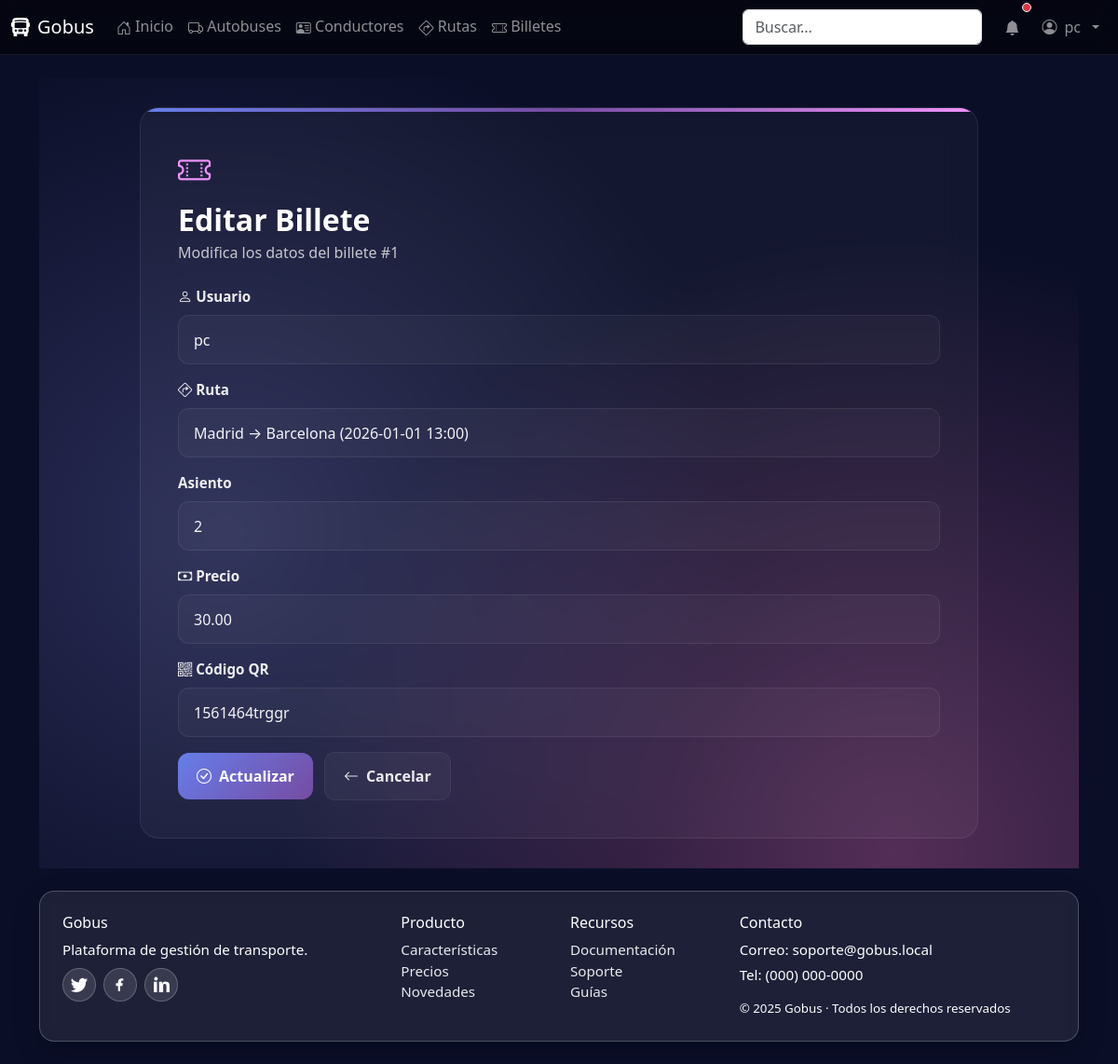
/billetes/1/editar/ (signed in), run on the app's committed database.
### core/models.py (models this page shows, shortened)
class Billete(models.Model):
    usuario = models.ForeignKey(settings.AUTH_USER_MODEL, on_delete=models.CASCADE, related_name="billetes")
    ruta = models.ForeignKey(Ruta, on_delete=models.PROTECT, related_name="billetes")
    asiento = models.PositiveIntegerField()
    precio = models.DecimalField(max_digits=10, decimal_places=2)
    fecha_compra = models.DateTimeField(auto_now_add=True)
    codigo_qr = models.CharField(max_length=120, blank=True)

### core/views.py (the view)
# urls.py: path('billetes/<int:pk>/editar/', views.billete_edit, name='billete_edit'),
@login_required
def billete_edit(request, pk):
    billete = get_object_or_404(Billete, pk=pk)
    if request.method == 'POST':
        form = BilleteForm(request.POST, instance=billete)
        if form.is_valid():
            billete = form.save()
            messages.success(request, f'Billete #{billete.id} actualizado exitosamente.')
            return redirect('billete_list')
    else:
        form = BilleteForm(instance=billete)
    context = {
        'form': form,
        'billete': billete,
        'title': 'Editar Billete',
        'action': 'Actualizar'
    }
    return render(request, 'core/billetes/billete_form.html', context)

### core/models.py (called while the page is built)
    def __str__(self) -> str:
        return f"{self.origen} → {self.destino} ({self.hora_salida:%Y-%m-%d %H:%M})"

### core/templates/core/billetes/billete_form.html (shortened to what this page needs)
{% extends 'base.html' %}
{% load static %}
{% block head_extra %}
<link href="{% static 'core/css/home-modern.css' %}" rel="stylesheet">
<link href="{% static 'core/css/crud.css' %}" rel="stylesheet">
{% endblock %}
{% block content %}
<div class="form-container">
  <div class="form-card">
    <div class="form-icon">
      <i class="bi bi-ticket-perforated"></i>
    </div>
    <div class="form-header">
      <h1 class="form-title">{{ title }}</h1>
      <p class="form-subtitle">
        {% if billete %}
          Modifica los datos del billete #{{ billete.id }}
        {% else %}
          Ingresa los datos para registrar un nuevo billete
        {% endif %}
      </p>
    </div>
    <form method="post">
      <div class="form-group">
        <label for="{{ form.usuario.id_for_label }}" class="form-label">
          <i class="bi bi-person"></i> Usuario
        </label>
        {{ form.usuario }}
      </div>
      <div class="form-group">
        <label for="{{ form.ruta.id_for_label }}" class="form-label">
          <i class="bi bi-sign-turn-right"></i> Ruta
        </label>
        {{ form.ruta }}
      </div>
      <div class="form-group">
        <label for="{{ form.asiento.id_for_label }}" class="form-label">
           Asiento
        </label>
        {{ form.asiento }}
      </div>
      <div class="form-group">
        <label for="{{ form.precio.id_for_label }}" class="form-label">
          <i class="bi bi-cash"></i> Precio
        </label>
        {{ form.precio }}
      </div>
      <div class="form-group">
        <label for="{{ form.codigo_qr.id_for_label }}" class="form-label">
          <i class="bi bi-qr-code"></i> Código QR
        </label>
        {{ form.codigo_qr }}
      </div>
      <div class="form-actions">
        <button type="submit" class="btn-submit">
          <i class="bi bi-check-circle"></i>
          {{ action }}
        </button>
        <a href="{% url 'billete_list' %}" class="btn-cancel">
          <i class="bi bi-arrow-left"></i>
          Cancelar
        </a>
      </div>
    </form>
  </div>
</div>
{% endblock %}

### templates/base.html (shortened to what this page needs)
{% load static %}
<!doctype html>
<html lang="es">
  <head>
    <link href="https://cdn.jsdelivr.net/npm/bootstrap@5.3.3/dist/css/bootstrap.min.css" rel="stylesheet">
    <link href="https://cdn.jsdelivr.net/npm/bootstrap-icons@1.11.3/font/bootstrap-icons.min.css" rel="stylesheet">
      <link href="{% static 'core/css/base.css' %}" rel="stylesheet">
    {% block head_extra %}{% endblock %}
  </head>
  <body>
    <nav class="navbar gobus-navbar navbar-expand-lg navbar-dark">
      <div class="container-fluid">
        <a class="navbar-brand d-flex align-items-center gap-2" href="/">
          <i class="bi bi-bus-front-fill"></i>
          <span>Gobus</span>
        </a>
        <div class="collapse navbar-collapse" id="navbarNav">
          <ul class="navbar-nav me-auto mb-2 mb-lg-0">
            <li class="nav-item"><a class="nav-link" href="/"><i class="bi bi-house-door"></i> Inicio</a></li>
            <li class="nav-item"><a class="nav-link" href="/autobuses"><i class="bi bi-truck"></i> Autobuses</a></li>
            <li class="nav-item"><a class="nav-link" href="/conductores"><i class="bi bi-person-vcard"></i> Conductores</a></li>
            <li class="nav-item"><a class="nav-link" href="/rutas"><i class="bi bi-sign-turn-right"></i> Rutas</a></li>
            <li class="nav-item"><a class="nav-link" href="/billetes"><i class="bi bi-ticket-perforated"></i> Billetes</a></li>
          </ul>
          <form class="d-flex me-3" role="search">
            <input class="form-control" type="search" placeholder="Buscar..." aria-label="Buscar">
          </form>
          <ul class="navbar-nav align-items-center">
            <li class="nav-item me-2">
              <a class="nav-link position-relative" href="#" aria-label="Notificaciones">
                <i class="bi bi-bell-fill"></i>
                <span class="position-absolute top-0 start-100 translate-middle p-1 bg-danger border border-light rounded-circle">
                </span>
              </a>
            </li>
            {% if user.is_authenticated %}
            <li class="nav-item dropdown custom-user-dropdown">
              <a class="nav-link dropdown-toggle d-flex align-items-center gap-2" href="#" role="button" data-bs-toggle="dropdown" aria-expanded="false" data-bs-boundary="viewport" data-bs-display="static">
                <i class="bi bi-person-circle"></i> {{ user.username|default:"Usuario" }}
              </a>
            </li>
            {% else %}
            <li class="nav-item"><a class="nav-link" href="{% url 'login' %}"><i class="bi bi-box-arrow-in-right"></i> Entrar</a></li>
            {% endif %}
          </ul>
        </div>
      </div>
    </nav>
    <main class="container py-4">
      {% block content %}{% endblock %}
    </main>
    <footer class="container pb-4 site-footer">
      <div class="glass p-4">
        <div class="row g-4">
          <div class="col-md-4">
            <h6>Gobus</h6>
            <p class="mb-2">Plataforma de gestión de transporte.</p>
            <div class="d-flex gap-2 social">
              <a href="#" aria-label="Twitter" title="Twitter">
              </a>
              <a href="#" aria-label="Facebook" title="Facebook">
                <svg xmlns="http://www.w3.org/2000/svg" width="18" height="18" fill="currentColor" viewBox="0 0 16 16"><path d="M9 6.5V5c0-.5.4-1 1-1h1V2H9C7.3 2 6 3.3 6 5v1.5H4V9h2v5h2V9h2l.5-2.5H8z"/></svg>
              </a>
              <a href="#" aria-label="LinkedIn" title="LinkedIn">
                <svg xmlns="http://www.w3.org/2000/svg" width="18" height="18" fill="currentColor" viewBox="0 0 16 16"><path d="M1.5 1.5A1.5 1.5 0 1 1 4.5 3 1.5 1.5 0 0 1 1.5 1.5zM1 5h3v10H1zM6 5h3v1.7h.1A3.3 3.3 0 0 1 12.9 5C15 5 16 6.3 16 8.9V15h-3V9.5c0-1.4-.5-2.3-1.6-2.3-.9 0-1.3.6-1.5 1.1V15H6z"/></svg>
              </a>
            </div>
          </div>
          <div class="col-6 col-md-2">
            <h6>Producto</h6>
            <ul class="list-unstyled mb-0">
              <li><a class="footer-link" href="#">Características</a></li>
              <li><a class="footer-link" href="#">Precios</a></li>
              <li><a class="footer-link" href="#">Novedades</a></li>
            </ul>
          </div>
          <div class="col-6 col-md-2">
            <h6>Recursos</h6>
            <ul class="list-unstyled mb-0">
              <li><a class="footer-link" href="#">Documentación</a></li>
              <li><a class="footer-link" href="#">Soporte</a></li>
              <li><a class="footer-link" href="#">Guías</a></li>
            </ul>
          </div>
          <div class="col-md-4">
            <h6>Contacto</h6>
            <p class="mb-1">Correo: soporte@gobus.local</p>
            <p class="mb-3">Tel: (000) 000-0000</p>
            <small class="d-block">© {{ now|default:2025 }} Gobus · Todos los derechos reservados</small>
          </div>
        </div>
      </div>
    </footer>
  </body>
</html>

### core/static/core/css/base.css (style rules this page uses)
body { min-height: 100vh; background: linear-gradient(135deg, #0d6efd 0%, #6610f2 50%, #6f42c1 100%); background-attachment: fixed; }
.glass { background: rgba(255, 255, 255, 0.08); border: 1px solid rgba(255, 255, 255, 0.22); border-radius: 16px; backdrop-filter: blur(8px); -webkit-backdrop-filter: blur(8px); box-shadow: 0 10px 30px rgba(0, 0, 0, 0.2); color: #fff; }
.navbar.gobus-navbar { background: rgba(0, 0, 0, 0.55) !important; backdrop-filter: blur(10px); -webkit-backdrop-filter: blur(10px); border-bottom: 1px solid rgba(255, 255, 255, 0.08); position: sticky; top: 0; z-index: 3000; overflow: visible; isolation: isolate; }
.navbar .bi { vertical-align: -0.125em; }
main.container { padding-top: 2rem; padding-bottom: 2rem; }
.site-footer { color: rgba(255, 255, 255, 0.9); font-size: 0.95rem; }
.footer-link { color: rgba(255, 255, 255, 0.9); text-decoration: none; }
.social a { display: inline-flex; align-items: center; justify-content: center; width: 36px; height: 36px; border-radius: 50%; background: rgba(255, 255, 255, 0.12); border: 1px solid rgba(255, 255, 255, 0.22); color: #fff; text-decoration: none; }
.custom-user-dropdown { position: static !important; }
.navbar, .navbar .container-fluid, .navbar-collapse { overflow: visible !important; }
.glass { position: relative; z-index: 0; }

### core/static/core/css/home-modern.css (style rules this page uses)
body { background: #0a0e27 !important; background-image: radial-gradient( circle at 20% 50%, rgba(120, 119, 198, 0.3) 0%, transparent 50% ), radial-gradient( circle at 80% 80%, rgba(255, 119, 198, 0.3) 0%, transparent 50% ), radial-gradient( circle at 40% 20%, rgba(255, 219, 98, 0.2) 0%, transparent 50% ); background-attachment: fixed; }

### core/static/core/css/crud.css (style rules this page uses)
.form-container { min-height: 100vh; background: #0a0e27; background-image: radial-gradient(circle at 20% 50%, rgba(120, 119, 198, 0.3) 0%, transparent 50%), radial-gradient(circle at 80% 80%, rgba(255, 119, 198, 0.3) 0%, transparent 50%); background-attachment: fixed; padding: 2rem 0; display: flex; align-items: center; justify-content: center; }
.form-card { background: rgba(255, 255, 255, 0.04); border-radius: 20px; padding: 2.5rem; border: 1px solid rgba(255, 255, 255, 0.08); backdrop-filter: blur(18px); max-width: 900px; width: 100%; position: relative; overflow: hidden; }
.form-card::before { content: ""; position: absolute; top: 0; left: 0; right: 0; height: 4px; background: linear-gradient(90deg, #667eea, #764ba2, #f093fb); }
.form-header { text-align: left; margin-bottom: 1.5rem; }
.form-icon { font-size: 2.2rem; color: #f093fb; display: inline-flex; align-items: center; justify-content: center; margin-bottom: 0.5rem; }
.form-title { font-size: 2rem; font-weight: 800; color: white; margin: 0 0 0.25rem 0; }
.form-subtitle { color: rgba(255, 255, 255, 0.75); margin: 0 0 1rem 0; }
.form-group { margin-bottom: 1rem; }
.form-label { display: block; color: rgba(255, 255, 255, 0.92); font-weight: 700; margin-bottom: 0.5rem; font-size: 0.95rem; }
.form-card input[type="text"], .form-card input[type="number"], .form-card input[type="time"], .form-card select, .form-card textarea, .form-card .form-control { width: 100%; padding: 0.85rem 1rem; border-radius: 12px; border: 1px solid rgba(255, 255, 255, 0.08); background: rgba(255, 255, 255, 0.03); color: rgba(255, 255, 255, 0.95); outline: none; transition: all 0.18s ease; }
.form-actions { display: flex; gap: 0.75rem; align-items: center; margin-top: 1rem; }
.btn-submit, .btn-cancel { padding: 0.8rem 1.25rem; border-radius: 12px; font-weight: 700; text-decoration: none; display: inline-flex; align-items: center; gap: 0.5rem; }
.btn-submit { background: linear-gradient(135deg, #667eea 0%, #764ba2 100%); color: white; border: none; }
.btn-cancel { background: rgba(255, 255, 255, 0.04); color: rgba(255, 255, 255, 0.9); border: 1px solid rgba(255, 255, 255, 0.06); }

### data on the page
Billete: id "1", usuario "pc", ruta "Madrid → Barcelona (2026-01-01 13:00)", asiento "2", precio "30.00", codigo_qr "1561464trggr"

### other printed values
{{ user.username|default:"Usuario" }} "pc"
{{ title }} "Editar Billete"
{{ action }} "Actualizar"
{{ now|default:2025 }} "2025"
